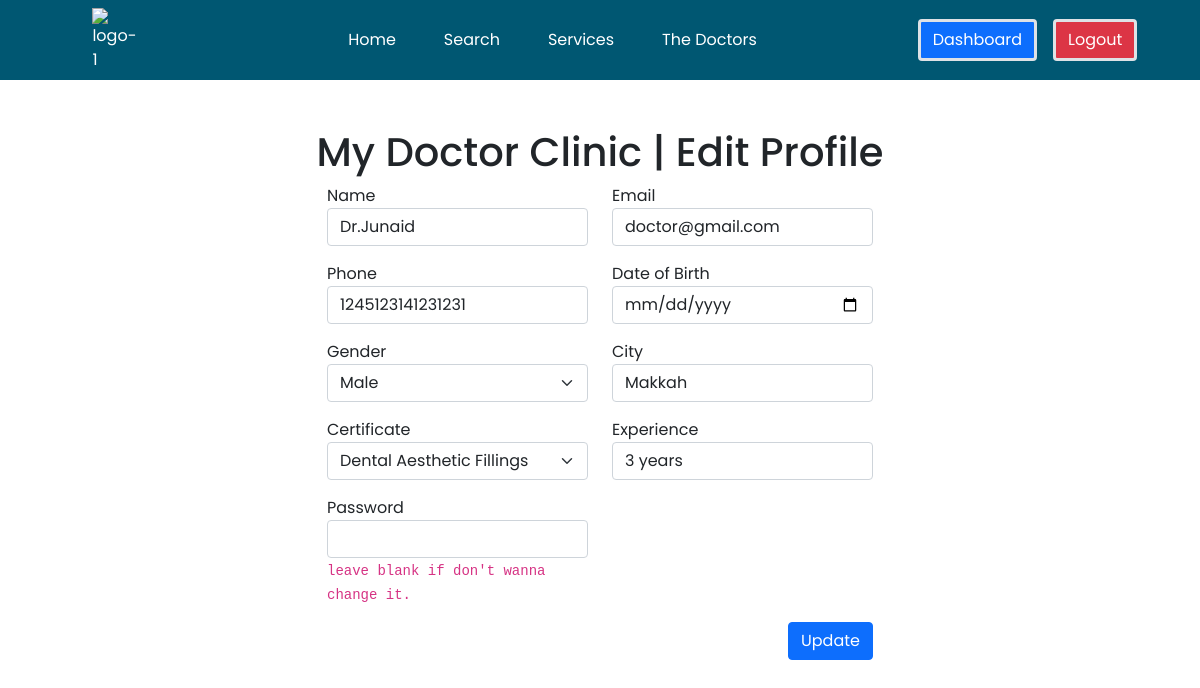
Page /edit_profile.php?u_id=37&role_check=doctor (signed in) on the committed database.
### tables this page shows
CREATE TABLE `users` (
  `id` int(11) NOT NULL,
  `name` varchar(255) NOT NULL,
  `username` varchar(255) NOT NULL,
  `email` varchar(255) NOT NULL,
  `password` varchar(255) NOT NULL,
  `phone` varchar(255) DEFAULT NULL,
  `diseases` text DEFAULT NULL,
  `certificate` text DEFAULT NULL,
  `experience` text DEFAULT NULL,
  `role` enum('admin','doctor','patient') NOT NULL DEFAULT 'patient',
  `clinic_id` int(11) NOT NULL,
  `checkin_time` time DEFAULT NULL,
  `checkout_time` time DEFAULT NULL,
  `weekend_available` enum('yes','no') NOT NULL DEFAULT 'no',
  `dob` date DEFAULT NULL,
  `gender` enum('Male','Female') NOT NULL DEFAULT 'Male',
  `city` varchar(255) DEFAULT NULL,
  `profile_pic` text DEFAULT NULL
);

### core/database.php (called while the page is built, shortened)
<?php
$clinic__ID = '';

### edit_profile.php (the view, shortened to what this page needs)
<?php
require_once './core/database.php';
?>
<!DOCTYPE html>
<html lang="en">
<head>
    <?php include './includes/css_links.php'; ?>
    <link rel="stylesheet" href="./css/style.min.css">
</head>
<body class="edit_users_page">
    <?php include_once './includes/header.php'; ?>
    <main>
        <?php
        if (isset($_GET['u_id'])) {
            $getID = $_GET['u_id'];
            $role_check = $_GET['role_check'] ?? '';
            $usr_Q = $db->query("SELECT * FROM `users` WHERE `id`='$getID'");
        ?>
            <section class="edit_users">
                <div class="container my-5">
                    <?php
                    if (mysqli_num_rows($usr_Q) > 0) :
                        $edit_data = mysqli_fetch_object($usr_Q);
                    ?>
                        <div class="row">
                            <div class="col-12 text-center">
                                <h1><?= TITLE ?> | Edit Profile</h1>
                            </div>
                            <div class="col-10 col-md-6 mx-auto">
                                <form action="" method="post">
                                    <div class="row">
                                        <div class="col-12 col-md-6 mb-3">
                                            <div class="form-group">
                                                <label for="name">Name</label>
                                                <input type="text" name="name" value="<?= isset($_POST['name']) ? $_POST['name'] : $edit_data->name ?>" id="name" class="form-control" required>
                                            </div>
                                        </div>
                                        <div class="col-12 col-md-6 mb-3">
                                            <div class="form-group">
                                                <label for="email">Email</label>
                                                <input type="email" name="email" value="<?= isset($_POST['email']) ? $_POST['email'] : $edit_data->email ?>" id="email" class="form-control" required>
                                            </div>
                                        </div>
                                        <div class="col-12 col-md-6 mb-3">
                                            <div class="form-group">
                                                <label for="phone">Phone</label>
                                                <input type="tel" name="phone" value="<?= isset($_POST['phone']) ? $_POST['phone'] : $edit_data->phone ?>" id="phone" class="form-control" required>
                                            </div>
                                        </div>
                                        <div class="col-12 col-md-6 mb-3">
                                            <div class="form-group">
                                                <label for="dob">Date of Birth</label>
                                                <input type="date" name="dob" value="<?= isset($_POST['dob']) ? $_POST['dob'] : $edit_data->dob ?>" id="dob" class="form-control" required>
                                            </div>
                                        </div>
                                        <div class="col-12 col-md-6 mb-3">
                                            <div class="form-group">
                                                <label for="gender">Gender</label>
                                                <select name="gender" id="gender" class="form-select">
                                                    <option value="Male" <?= ($edit_data->gender == 'Male') ? 'selected' : '' ?>>Male</option>
                                                </select>
                                            </div>
                                        </div>
                                        <div class="col-12 col-md-6 mb-3">
                                            <div class="form-group">
                                                <label for="city">City</label>
                                                <input type="text" name="city" value="<?= isset($_POST['dob']) ? $_POST['dob'] : $edit_data->city ?>" id="city" class="form-control" required>
                                            </div>
                                        </div>
                                        <?php if ($clinic__ID != '' || $role_check == 'doctor'): ?>
                                            <div class="col-12 col-md-6 mb-3">
                                                <div class="form-group">
                                                    <label for="certificate">Certificate</label>
                                                    <select class="form-select" name="certificate" id="certificate" required>
                                                        <option selected hidden value="<?= isset($_POST['certificate']) ? $_POST['certificate'] : $edit_data->certificate ?>"><?= isset($_POST['certificate']) ? $_POST['certificate'] : $edit_data->certificate ?></option>
                                                    </select>
                                                </div>
                                            </div>
                                            <div class="col-12 col-md-6 mb-3">
                                                <div class="form-group">
                                                    <label for="experience">Experience</label>
                                                    <input type="text" name="experience" value="<?= isset($_POST['experience']) ? $_POST['experience'] : $edit_data->experience ?>" id="experience" class="form-control" required>
                                                </div>
                                            </div>
                                        <?php endif; ?>
                                        <div class="col-12 col-md-6 mb-3">
                                            <div class="form-group">
                                                <label for="password">Password</label>
                                                <input type="password" name="password" id="password" class="form-control">
                                                <code>leave blank if don't wanna change it.</code>
                                            </div>
                                        </div>
                                        <div class="col-12 col-md-12 mb-3 d-flex align-items-end">
                                            <div class="form-group d-flex justify-content-center justify-content-md-end w-100">
                                                <button type="submit" name="submit" id="submit" class="btn btn-primary">Update</button>
                                            </div>
                                        </div>
                                    </div>
                                </form>
                            </div>
                        </div>
                    <?php endif; ?>
                </div>
            </section>
        <?php } ?>
    </main>
</body>
</html>

### rows in the picture
users: name "Dr.Junaid", email "doctor@gmail.com", phone "1245123141231231", gender "Male", city "Makkah", certificate "Dental Aesthetic Fillings", experience "3 years"

### other values in the picture
TITLE "My Doctor Clinic"
